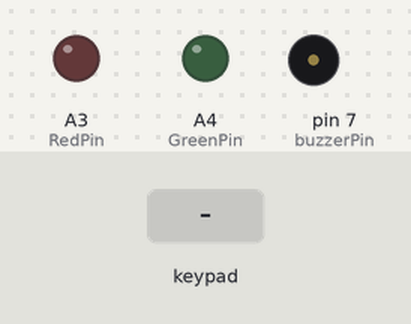
The sketch below on a simulated Arduino Uno, built with avr-gcc and run on an emulated ATmega328P. On the bench: output pins drawn as LEDs (lit = HIGH), buzzer (waves = sounding). Dashed ring = blinking. The test bench sets the inputs (shaded band). What the sketch prints to the serial monitor is not drawn.

Above: at 1.2 s.
1.3 s: keypad keys 4 4 4 4 pressed 0.4 s apart
At 2.9 s:
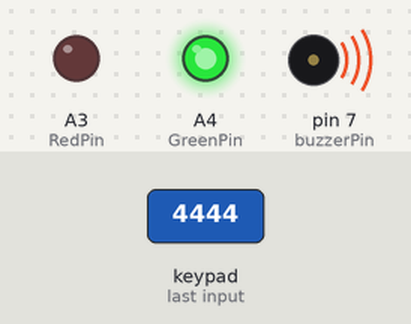
At 4.3 s:
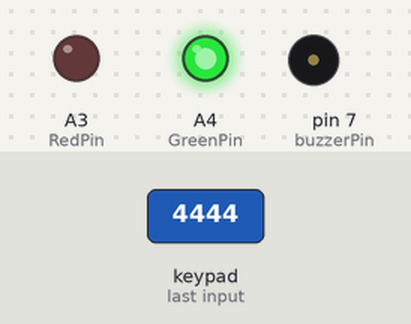
5.9 s: keypad keys 1 3 9 7 pressed 0.4 s apart
At 7.41 s:
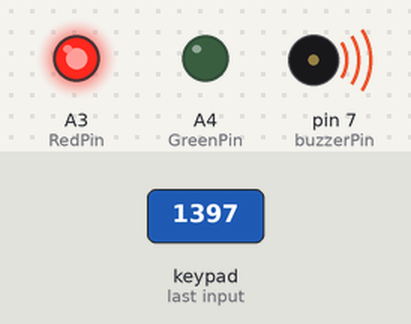
10.1 s: key 'A' pressed
11.6 s: key 'B' pressed
13.1 s: key 'C' pressed
14.6 s: keypad keys 4 4 4 4 # pressed 0.4 s apart
At 17.1 s:
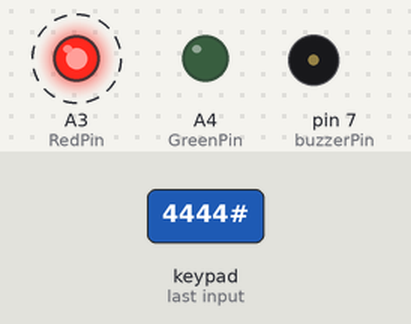
Timing chart, 0 to 19.1 s (numbered marks = the images above; inputs shaded):
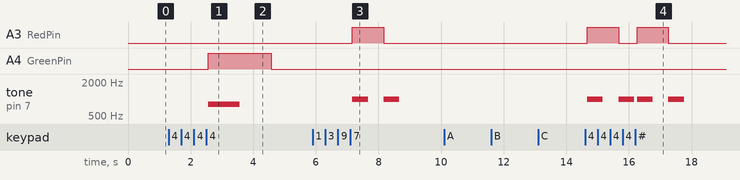

The sketch:

digicode_multi_2.ino
```cpp
#include <Keypad.h>
#include <Password.h>

String newPasswordString; //hold the new password
char newPassword[6]; //charater string of newPasswordString
const byte ROWS = 4;
const byte COLS = 4;
int GreenPin = A4;
int RedPin = A3;
char buzzerPin = 7;

//you can use password.set(newPassword) to overwrite it
Password password = Password( "4444" );
Password password2 = Password( "5555" );
Password password3 = Password( NULL );
byte maxPasswordLength = 4;
byte currentPasswordLength = 0;

char keys[ROWS][COLS] = {
  {'1', '2', '3', 'A'},
  {'4', '5', '6', 'B'},
  {'7', '8', '9', 'C'},
  {'*', '0', '#', 'D'}
};


//R2-8 , R3-9 ,C1-10 , C2-11
byte rowPins[ROWS] = {NULL, 5, 4, NULL};
byte colPins[COLS] = {3, 2 , NULL , NULL };

Keypad keypad = Keypad( makeKeymap(keys), rowPins, colPins, ROWS, COLS );

void setup() {
  Serial.begin(9600);
  pinMode(GreenPin, OUTPUT);
  pinMode(RedPin, OUTPUT);
}


void loop() {
  char key = keypad.getKey();
  if (key != NO_KEY) {
    delay(60);
    switch (key) {
      default: processNumberKey(key);
    }
  }
}


//-------Functions----------\\


void processNumberKey(char key) {
  Serial.print(key);
  currentPasswordLength++;
  password.append(key);
  password2.append(key);
  password3.append(key);
  if (currentPasswordLength == maxPasswordLength) {
    if (password.evaluate()) {
      Serial.println(" OK.");
      buzzer(true);
    }
    else if (password2.evaluate()) {
      Serial.println(" OK.");
      buzzer(true);
    }
    else if (password3.evaluate()) {
      Serial.println(" OK.");
      buzzer(true);
    }
    else {
      Serial.println(" Wrong password!");
      buzzer(false);
    }
    resetPassword();
  }
}


void resetPassword() {
  password.reset();
  password2.reset();
  password3.reset();
  currentPasswordLength = 0;
}

void buzzer(int x) {
  if (x == true) {
    digitalWrite(GreenPin, HIGH);
    tone(buzzerPin, 800, 1000);
    delay(2000);
    digitalWrite(GreenPin, LOW);
  }
  else {
    digitalWrite(RedPin, HIGH);
    tone(buzzerPin, 1000, 500);
    delay(1000);
    tone(buzzerPin, 1000, 500);
    digitalWrite(RedPin, LOW);
  }
}
```

Measured:
- after the input at 1.3 s, A4 (GreenPin): LOW → HIGH after 1.3 s, → LOW 2.0 s later; tone on pin 7 (buzzerPin): silent → 800 Hz after 1.3 s, → silent 1.0 s later
- after the input at 5.9 s, A3 (RedPin): LOW → HIGH after 1.3 s, → LOW 1.0 s later; tone on pin 7 (buzzerPin): alternates 1000 Hz for 0.50 s and silent for 0.50 s, 4 changes in all, then stays silent, starting after 1.3 s
- after the input at 10.1 s, every drawn part: stays the same
- after the input at 11.6 s, every drawn part: stays the same
- after the input at 13.1 s, every drawn part: stays the same
- after the input at 14.6 s, A3 (RedPin): alternates HIGH for 1.0 s and LOW for 0.59 s, 4 changes in all, then stays LOW, starting after 0.07 s; tone on pin 7 (buzzerPin): plays 1000 Hz for 0.50 s, 1000 Hz for 0.50 s, 1000 Hz for 0.50 s, 1000 Hz for 0.50 s, starting after 0.07 s
